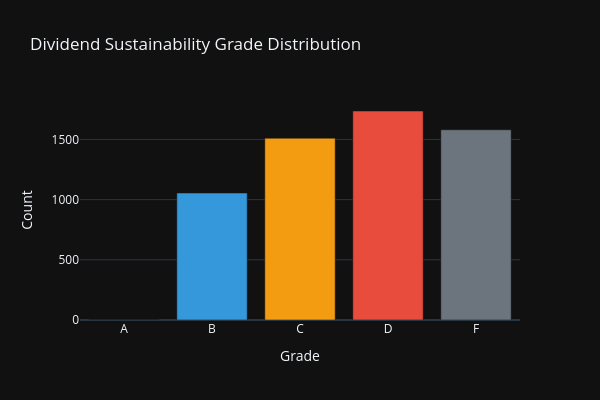

This figure's notebook cell:
### Code cell
print("=" * 80)
print("DIVIDEND SUSTAINABILITY SCORECARD")
print("=" * 80)

from finance_ml.dashboards.widgets import create_dividend_sustainability_scorecard

# Create output directory for dividend analytics
dividend_scorecard_dir = OUTPUT_DIR / "eda" / "dividend_analytics"
dividend_scorecard_dir.mkdir(parents=True, exist_ok=True)

# Generate the dividend sustainability scorecard
scorecard_output_path = dividend_scorecard_dir / "dividend_sustainability_scorecard.csv"
dividend_scorecard = create_dividend_sustainability_scorecard(
    df=all_stocks_dividends,
    output_path=scorecard_output_path
)

print(f"\n📊 Dividend Sustainability Scorecard Generated")
print(f"   Total stocks scored: {len(dividend_scorecard):,}")

# Display grade distribution
if "sustainability_grade" in dividend_scorecard.columns:
    grade_dist = dividend_scorecard["sustainability_grade"].value_counts().sort_index(ascending=False).reset_index()
    grade_dist.columns = ['Grade', 'Count']

    print("\n📈 Sustainability Grade Distribution:")
    for _, row in grade_dist.iterrows():
        pct = row['Count'] / len(dividend_scorecard) * 100
        print(f"   Grade {row['Grade']}: {row['Count']:,} stocks ({pct:.1f}%)")

    # Visual distribution
    fig_dist = px.bar(
        grade_dist,
        x='Grade',
        y='Count',
        title="Dividend Sustainability Grade Distribution",
        color='Grade',
        color_discrete_map={'A': '#00bc8c', 'B': '#3498db', 'C': '#f39c12', 'D': '#e74c3c', 'F': '#6c757d'},
        template=PLOTLY_TEMPLATE
    )
    fig_dist.update_layout(showlegend=False, height=400, width=600)
    fig_dist.show()

# Display top sustainable dividend stocks
print("\n🏆 Top 15 Dividend Sustainability Scores:")
score_col = "dividend_sustainability_score"
display_cols = ["ticker", "sector", score_col, "sustainability_grade",
                "payout_score", "fcf_coverage_score", "div_growth_score", "balance_sheet_score"]
available_display = [c for c in display_cols if c in dividend_scorecard.columns]

top_sustainable = dividend_scorecard.nlargest(15, score_col)[available_display]
display(top_sustainable.style.background_gradient(
    subset=[score_col],
    cmap="RdYlGn"
))

# Sector-level summary
if "sector" in dividend_scorecard.columns:
    print("\n📊 Average Sustainability Score by Sector:")
    sector_scores = (
        dividend_scorecard.groupby("sector")[score_col]
        .agg(["mean", "median", "count"])
        .round(1)
        .sort_values("mean", ascending=False)
    )
    display(sector_scores)

print(f"\n✓ Saved: {scorecard_output_path}")

### Figure 1 — Plotly figure (JSON) as saved in the notebook; plotly's stock layout.template omitted (floating-point values rounded to 4 significant figures)
{"data": [{"hovertemplate": "Grade=%{x}<br>Count=%{y}<extra></extra>", "legendgroup": "A", "marker": {"color": "#00bc8c", "pattern": {"shape": ""}}, "name": "A", "orientation": "v", "showlegend": true, "textposition": "auto", "x": ["A"], "xaxis": "x", "y": [0], "yaxis": "y", "type": "bar"}, {"hovertemplate": "Grade=%{x}<br>Count=%{y}<extra></extra>", "legendgroup": "B", "marker": {"color": "#3498db", "pattern": {"shape": ""}}, "name": "B", "orientation": "v", "showlegend": true, "textposition": "auto", "x": ["B"], "xaxis": "x", "y": [1055], "yaxis": "y", "type": "bar"}, {"hovertemplate": "Grade=%{x}<br>Count=%{y}<extra></extra>", "legendgroup": "C", "marker": {"color": "#f39c12", "pattern": {"shape": ""}}, "name": "C", "orientation": "v", "showlegend": true, "textposition": "auto", "x": ["C"], "xaxis": "x", "y": [1510], "yaxis": "y", "type": "bar"}, {"hovertemplate": "Grade=%{x}<br>Count=%{y}<extra></extra>", "legendgroup": "D", "marker": {"color": "#e74c3c", "pattern": {"shape": ""}}, "name": "D", "orientation": "v", "showlegend": true, "textposition": "auto", "x": ["D"], "xaxis": "x", "y": [1736], "yaxis": "y", "type": "bar"}, {"hovertemplate": "Grade=%{x}<br>Count=%{y}<extra></extra>", "legendgroup": "F", "marker": {"color": "#6c757d", "pattern": {"shape": ""}}, "name": "F", "orientation": "v", "showlegend": true, "textposition": "auto", "x": ["F"], "xaxis": "x", "y": [1580], "yaxis": "y", "type": "bar"}], "layout": {"xaxis": {"anchor": "y", "domain": [0.0, 1.0], "title": {"text": "Grade"}, "categoryorder": "array", "categoryarray": ["A", "B", "C", "D", "F"]}, "yaxis": {"anchor": "x", "domain": [0.0, 1.0], "title": {"text": "Count"}}, "legend": {"title": {"text": "Grade"}, "tracegroupgap": 0}, "title": {"text": "Dividend Sustainability Grade Distribution"}, "barmode": "relative", "showlegend": false, "height": 400, "width": 600}}
